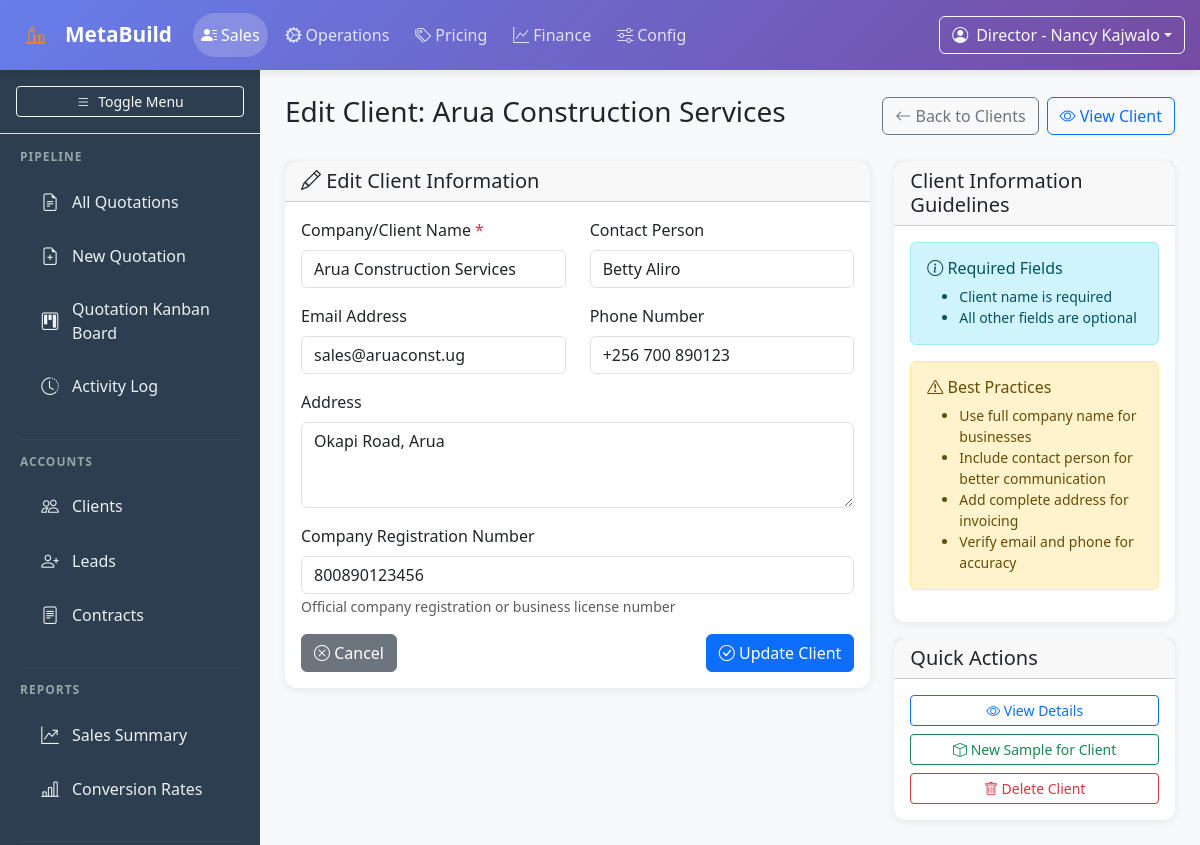
The page /sales/clients/74/edit/ (signed in) on the database its author committed.
### core/models.py (models this page shows, shortened)
class User(AbstractUser):
    ROLE_CHOICES = [
        ('director', 'Director'),
        ('lab_manager', 'Lab Manager'),
        ('office_staff', 'Office Staff'),
        ('technician', 'Technician'),
    ]
    role = models.CharField(
        max_length=20,
        choices=ROLE_CHOICES,
        default='office_staff',
        help_text='User role determines access permissions within the system'
    )
    phone = models.CharField(
        max_length=20,
        blank=True,
        help_text='Contact phone number'
    )
    department = models.CharField(
        max_length=100,
        blank=True,
        help_text='Department or specialization area'
    )
    is_active = models.BooleanField(
        default=True,
        help_text='Designates whether this user should be treated as active. '
                  'Unselect this instead of deleting accounts.'
    )
    class Meta:
        db_table = 'auth_user'
        verbose_name = 'User'
        verbose_name_plural = 'Users'
        ordering = ['username']
    def get_role_display(self):
        return dict(self.ROLE_CHOICES).get(self.role, self.role)
    def get_accessible_modules(self):
        access_matrix = {
            'director': ['sales', 'operations', 'pricing', 'finance', 'config'],
            'lab_manager': ['sales', 'operations', 'pricing', 'finance'],  # Added sales for client management
            'office_staff': ['sales', 'operations', 'finance'],  # Added operations for sample intake
            'technician': ['operations'],
        }
        return access_matrix.get(self.role, [])

### operations/models.py (models this page shows, shortened)
class Client(models.Model):
    name = models.CharField(max_length=200, help_text="Client or company name")
    contact_person = models.CharField(max_length=200, blank=True, help_text="Primary contact person")
    email = models.EmailField(blank=True)
    phone = models.CharField(max_length=20, blank=True)
    address = models.TextField(blank=True)
    company_registration = models.CharField(max_length=100, blank=True, help_text="Company registration number")
    is_active = models.BooleanField(default=True)
    created_at = models.DateTimeField(auto_now_add=True)
    updated_at = models.DateTimeField(auto_now=True)
    class Meta:
        verbose_name = "Client"
        verbose_name_plural = "Clients"
        ordering = ['name']

### sales/views.py (the view)
# urls.py: path('clients/<int:client_id>/edit/', views.client_update, name='client_update'),
@login_required
def client_update(request, client_id):
    if not check_client_management_access(request.user):
        raise PermissionDenied("Client management access required. Office Staff, Lab Manager, and Directors only.")
    client = get_object_or_404(Client, id=client_id)
    if request.method == 'POST':
        form = ClientForm(request.POST, instance=client)
        if form.is_valid():
            client = form.save()
            messages.success(request, f"Client '{client.name}' has been updated successfully.")
            return redirect('sales:client_detail', client_id=client.id)
    else:
        form = ClientForm(instance=client)
    context = get_base_context(request.user)
    context.update({
        'page_title': f'Edit Client: {client.name}',
        'form': form,
        'client': client,
        'action': 'update',
    })
    return render(request, 'sales/client_form.html', context)

### operations/forms.py
class ClientForm(forms.ModelForm):
    class Meta:
        model = Client
        fields = ['name', 'contact_person', 'email', 'phone', 'address', 'company_registration']
        widgets = {
            'name': forms.TextInput(attrs={'class': 'form-control', 'placeholder': 'Company or client name'}),
            'contact_person': forms.TextInput(attrs={'class': 'form-control', 'placeholder': 'Primary contact person'}),
            'email': forms.EmailInput(attrs={'class': 'form-control', 'placeholder': 'email@example.com'}),
            'phone': forms.TextInput(attrs={'class': 'form-control', 'placeholder': '+256 XXX XXX XXX'}),
            'address': forms.Textarea(attrs={'class': 'form-control', 'rows': 3, 'placeholder': 'Full address'}),
            'company_registration': forms.TextInput(attrs={'class': 'form-control', 'placeholder': 'Company registration number'}),
        }

### sales/views.py (called while the page is built)
def get_base_context(user):
    return {
        'accessible_modules': user.get_accessible_modules() if user.is_authenticated else [],
        'user_role': user.role if user.is_authenticated else None,
    }

def check_client_management_access(user):
    return user.role in ['office_staff', 'lab_manager', 'director']

### templates/sales/client_form.html (shortened to what this page needs)
{% extends 'sales/base_sales.html' %}
{% block content %}
<div class="d-flex justify-content-between align-items-center mb-4">
    <h1 class="h3">{{ page_title }}</h1>
    <div class="d-flex gap-2">
        <a href="{% url 'sales:clients' %}" class="btn btn-outline-secondary">
            <i class="bi bi-arrow-left"></i>
            Back to Clients
        </a>
        {% if action == 'update' %}
            <a href="{% url 'sales:client_detail' client.id %}" class="btn btn-outline-primary">
                <i class="bi bi-eye"></i>
                View Client
            </a>
        {% endif %}
    </div>
</div>
<div class="row">
    <div class="col-md-8">
        <div class="card">
            <div class="card-header">
                <h5 class="card-title mb-0">
                    {% if action == 'create' %}
                        <i class="bi bi-plus-circle"></i> Create New Client
                    {% else %}
                        <i class="bi bi-pencil"></i> Edit Client Information
                    {% endif %}
                </h5>
            </div>
            <div class="card-body">
                <form method="post">
                    <div class="row mb-3">
                        <div class="col-md-6">
                            <label for="{{ form.name.id_for_label }}" class="form-label">
                                Company/Client Name <span class="text-danger">*</span>
                            </label>
                            {{ form.name }}
                        </div>
                        <div class="col-md-6">
                            <label for="{{ form.contact_person.id_for_label }}" class="form-label">
                                Contact Person
                            </label>
                            {{ form.contact_person }}
                        </div>
                    </div>
                    <div class="row mb-3">
                        <div class="col-md-6">
                            <label for="{{ form.email.id_for_label }}" class="form-label">
                                Email Address
                            </label>
                            {{ form.email }}
                        </div>
                        <div class="col-md-6">
                            <label for="{{ form.phone.id_for_label }}" class="form-label">
                                Phone Number
                            </label>
                            {{ form.phone }}
                        </div>
                    </div>
                    <div class="mb-3">
                        <label for="{{ form.address.id_for_label }}" class="form-label">
                            Address
                        </label>
                        {{ form.address }}
                    </div>
                    <div class="mb-3">
                        <label for="{{ form.company_registration.id_for_label }}" class="form-label">
                            Company Registration Number
                        </label>
                        {{ form.company_registration }}
                        <small class="text-muted">Official company registration or business license number</small>
                    </div>
                    <div class="d-flex justify-content-between">
                        <a href="{% url 'sales:clients' %}" class="btn btn-secondary">
                            <i class="bi bi-x-circle"></i> Cancel
                        </a>
                        <button type="submit" class="btn btn-primary">
                            <i class="bi bi-check-circle"></i>
                            {% if action == 'create' %}
                                Create Client
                            {% else %}
                                Update Client
                            {% endif %}
                        </button>
                    </div>
                </form>
            </div>
        </div>
    </div>
    <div class="col-md-4">
        <div class="card">
            <div class="card-header">
                <h5 class="card-title mb-0">Client Information Guidelines</h5>
            </div>
            <div class="card-body">
                <div class="alert alert-info">
                    <h6 class="alert-heading">
                        <i class="bi bi-info-circle"></i> Required Fields
                    </h6>
                    <ul class="mb-0 small">
                        <li>Client name is required</li>
                        <li>All other fields are optional</li>
                    </ul>
                </div>
                <div class="alert alert-warning">
                    <h6 class="alert-heading">
                        <i class="bi bi-exclamation-triangle"></i> Best Practices
                    </h6>
                    <ul class="mb-0 small">
                        <li>Use full company name for businesses</li>
                        <li>Include contact person for better communication</li>
                        <li>Add complete address for invoicing</li>
                        <li>Verify email and phone for accuracy</li>
                    </ul>
                </div>
            </div>
        </div>
        {% if action == 'update' %}
        <div class="card mt-3">
            <div class="card-header">
                <h5 class="card-title mb-0">Quick Actions</h5>
            </div>
            <div class="card-body">
                <div class="d-grid gap-2">
                    <a href="{% url 'sales:client_detail' client.id %}" class="btn btn-outline-primary btn-sm">
                        <i class="bi bi-eye"></i> View Details
                    </a>
                    <a href="{% url 'operations:new_sample_intake' %}?client={{ client.id }}" class="btn btn-outline-success btn-sm">
                        <i class="bi bi-box"></i> New Sample for Client
                    </a>
                    {% if user.role == 'lab_manager' or user.role == 'director' %}
                        <a href="{% url 'sales:client_delete' client.id %}" class="btn btn-outline-danger btn-sm">
                            <i class="bi bi-trash"></i> Delete Client
                        </a>
                    {% endif %}
                </div>
            </div>
        </div>
        {% endif %}
    </div>
</div>
{% endblock %}

### templates/base.html (shortened to what this page needs)
<!DOCTYPE html>
<html lang="en">
<head>
    <link href="https://cdn.jsdelivr.net/npm/bootstrap@5.3.0/dist/css/bootstrap.min.css" rel="stylesheet">
    <link href="https://cdn.jsdelivr.net/npm/bootstrap-icons@1.10.0/font/bootstrap-icons.css" rel="stylesheet">
</head>
<body>
    <nav class="navbar navbar-expand-lg top-navbar">
        <div class="container-fluid">
            <a class="navbar-brand d-flex align-items-center" href="{% url 'home' %}" style="flex-shrink: 0;">
                <div class="logo-icon" style="flex-shrink: 0;">
                </div>
                <span style="white-space: nowrap;">MetaBuild</span>
            </a>
            {% if user.is_authenticated %}
                <div class="navbar-nav main-modules d-flex flex-row">
                    {% if 'sales' in accessible_modules %}
                        <a class="nav-link {% if request.resolver_match.app_name == 'sales' %}active{% endif %}" href="{% url 'sales:dashboard' %}">
                            <i class="bi bi-person-lines-fill me-1"></i>Sales
                        </a>
                    {% endif %}
                    {% if 'operations' in accessible_modules %}
                        <a class="nav-link {% if request.resolver_match.app_name == 'operations' %}active{% endif %}" href="{% url 'operations:dashboard' %}">
                            <i class="bi bi-gear-wide-connected me-1"></i>Operations
                        </a>
                    {% endif %}
                    {% if 'pricing' in accessible_modules %}
                        <a class="nav-link {% if request.resolver_match.app_name == 'pricing' %}active{% endif %}" href="{% url 'pricing:dashboard' %}">
                            <i class="bi bi-tags me-1"></i>Pricing
                        </a>
                    {% endif %}
                    {% if 'finance' in accessible_modules %}
                        <a class="nav-link {% if request.resolver_match.app_name == 'finance' %}active{% endif %}" href="{% url 'finance:dashboard' %}">
                            <i class="bi bi-graph-up me-1"></i>Finance
                        </a>
                    {% endif %}
                    {% if 'config' in accessible_modules %}
                        <a class="nav-link {% if request.resolver_match.app_name == 'config' %}active{% endif %}" href="{% url 'config:dashboard' %}">
                            <i class="bi bi-sliders me-1"></i>Config
                        </a>
                    {% endif %}
                </div>
            {% endif %}
            <div class="navbar-nav ms-auto d-flex align-items-center">
                <div class="dropdown">
                    <button class="btn btn-outline-light dropdown-toggle d-flex align-items-center" type="button" data-bs-toggle="dropdown" aria-expanded="false">
                        <i class="bi bi-person-circle me-1 me-md-2"></i>
                        <span class="d-none d-sm-inline">
                            {% if user.is_authenticated %}
                                <span class="d-none d-lg-inline">{{ user.get_role_display }} - </span>{{ user.get_full_name|default:user.username }}
                            {% else %}
                                Guest
                            {% endif %}
                        </span>
                    </button>
                </div>
            </div>
        </div>
    </nav>
    <nav class="sidebar" id="sidebar">
        <div class="p-3 border-bottom d-none d-lg-block">
            <button class="btn btn-outline-light btn-sm w-100 d-flex align-items-center justify-content-center" onclick="toggleSidebar()">
                <i class="bi bi-list me-2"></i><span>Toggle Menu</span>
            </button>
        </div>
        <div class="pt-3">
            {% block sidebar_content %}{% endblock %}
        </div>
    </nav>
    <main class="main-content">
        {% block content %}
        {% endblock %}
    </main>
</body>
</html>

### templates/base.html (style rules this page uses)
body { font-family: 'Segoe UI', Tahoma, Geneva, Verdana, sans-serif; background-color: #f8f9fa; overflow-x: hidden; }
.top-navbar { position: fixed; top: 0; left: 0; right: 0; height: 70px; background: linear-gradient(135deg, #667eea 0%, #764ba2 100%); z-index: 1001; box-shadow: 0 2px 10px rgba(0,0,0,0.1); padding: 0 15px; display: flex; align-items: center; }
.top-navbar .container-fluid { display: flex; align-items: center; width: 100%; padding: 0; }
.navbar-brand { color: white !important; font-weight: bold; font-size: 1.3rem; display: flex; align-items: center; gap: 10px; }
.navbar-brand .logo-icon { width: 40px; height: 40px; display: flex; align-items: center; justify-content: center; }
.navbar-brand .logo-icon svg { width: 100%; height: 100%; }
.main-modules .nav-link { color: rgba(255,255,255,0.8) !important; padding: 10px 20px; margin: 0 5px; border-radius: 25px; transition: all 0.3s; font-weight: 500; }
.main-modules .nav-link:hover, .main-modules .nav-link.active { background-color: rgba(255,255,255,0.2); color: white !important; backdrop-filter: blur(10px); }
.sidebar { position: fixed; top: 70px; left: 0; height: calc(100vh - 70px); width: 260px; background-color: #2c3e50; transition: all 0.3s ease; z-index: 1000; overflow-y: auto; overflow-x: hidden; -webkit-overflow-scrolling: touch; }
.main-content { margin-left: 260px; margin-top: 70px; padding: 25px; transition: all 0.3s ease; min-height: calc(100vh - 70px); max-height: calc(100vh - 70px); overflow-y: auto; overflow-x: hidden; -webkit-overflow-scrolling: touch; }
.card { border: none; box-shadow: 0 2px 10px rgba(0,0,0,0.08); border-radius: 12px; transition: all 0.3s; }

### rows shown on the page
Client: name "Arua Construction Services", contact_person "Betty Aliro", email "sales@aruaconst.ug", phone "+256 700 890123", address "Okapi Road, Arua", company_registration "800890123456"

### other values the page prints
{{ user.get_role_display }} "Director"
{{ user.get_full_name|default:user.username }} "Nancy Kajwalo"
{{ page_title }} "Edit Client: Arua Construction Services"
